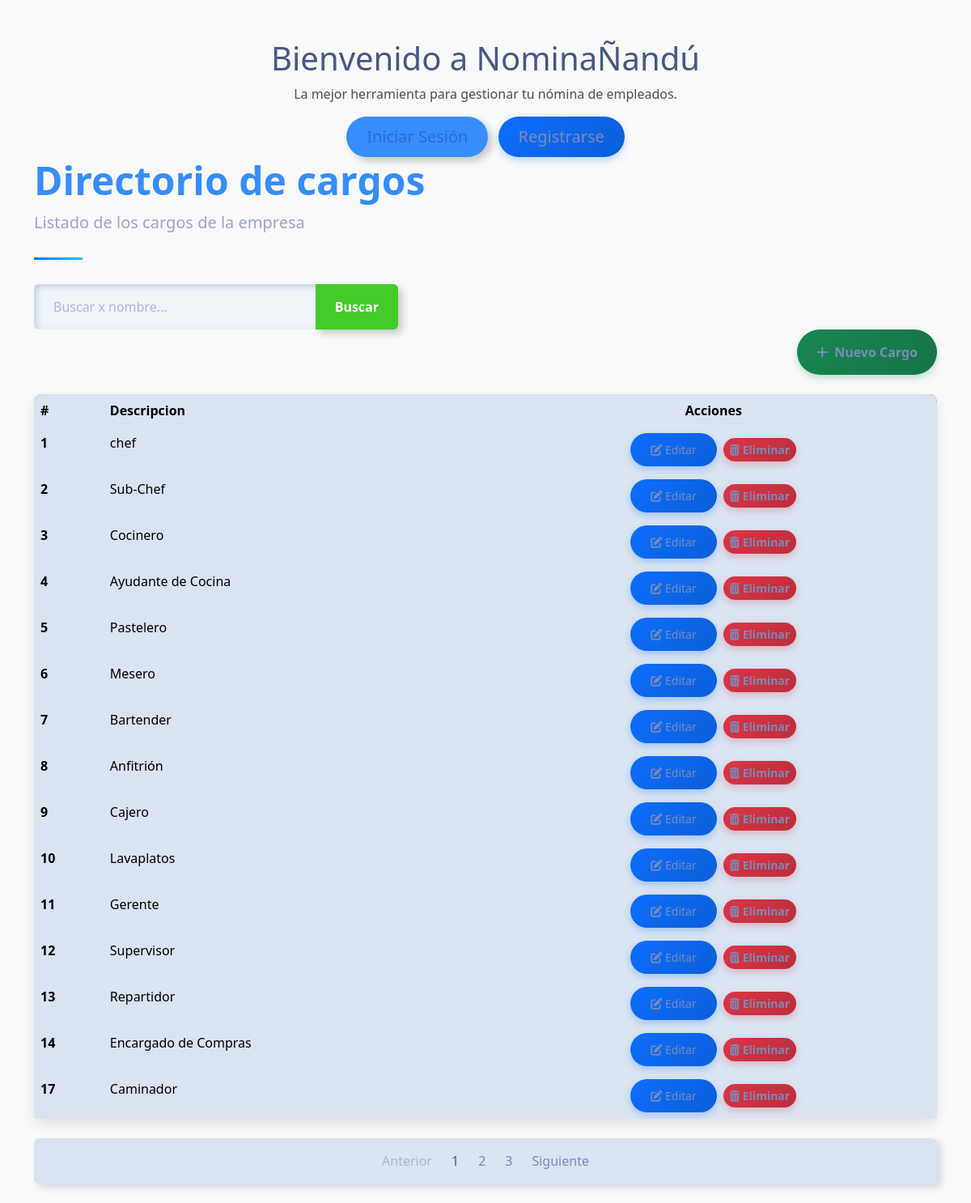
Page /clinic/cargo_list/ on the committed database.
### core/models.py (models this page shows, shortened)
class Cargo(models.Model):
    descripcion = models.CharField(max_length=100)

### core/views.py (the view)
# urls.py: path('cargo_list/', views.cargo_list, name='cargo_list'),
def cargo_list(request):
    Cargos = Cargo.objects.all()
    print(request.method)
    print(request.GET)
    query= request.GET.get('q',None)
    print(query)
    if query: Cargos = Cargo.objects.filter(descripcion__icontains=query)
    else: Cargos = Cargo.objects.all()
    context = {'cargo_list': Cargos, 'title': 'Listado de Cargos'}
    return render(request, 'cargo/list.html', context)

### template/cargo/list.html (shortened to what this page needs)
{% extends "home.html" %}
{% block content %}
    <div class="container">
        <header class="page-header">
            <h1 class="display-5 fw-bold text-primary">
                Directorio de cargos
            </h1>
            <p class="lead text-muted">Listado de los cargos de la empresa</p>
        </header>
        <form action="" style="max-width: 450px;">
            <div class="input-group">
                <input type="text" class="form-control" placeholder="Buscar x nombre..." name="q" value="{{ request.GET.q }}">
                <button class="btn btn-outline-success" data-bs-toggle="tooltip" data-bs-title="Escriba parte del apellido y click en buscar">
                    Buscar
                </button>
            </div>
        </form>
        <div class="d-flex justify-content-end mb-4">
            <a class="btn btn-success"  href={% url 'core:cargo_crear' %}>
                <i class="fas fa-plus me-2"></i>Nuevo Cargo
        </div>
        <div class="card mb-4">
            <div class="card-body p-0">
                <div class="table-responsive">
                    <table class="table table-hover mb-0">
                        <thead>
                            <tr>
                                <th scope="col">#</th>
                                <th scope="col">Descripcion</th>
                                <th scope="col" class="text-center">Acciones</th>
                            </tr>
                        </thead>
                        <tbody>
                           {% for cargo in cargo_list %}
                            <tr>
                                <th scope="row">{{cargo.id}}</th>
                                <td>{{cargo.descripcion}}</td>
                                <td class="text-center">
                                    <a href={% url 'core:cargo_update' cargo.id %} class="btn btn-sm btn-primary me-1">
                                        <i class="fas fa-edit"></i> Editar
                                    </a>
                                    <a  href={% url 'core:cargo_eliminar' cargo.id %} class="btn btn-sm btn-danger">
                                        <i class="fas fa-trash-alt"></i> Eliminar
                                    </a>
                                </td>
                            </tr>
                           {% endfor %}
                        </tbody>
                    </table>
                </div>
            </div>
        </div>
        <nav aria-label="Page navigation" class="mb-4">
            <ul class="pagination justify-content-center">
                <li class="page-item disabled">
                    <a class="page-link" href="#" tabindex="-1" aria-disabled="true">Anterior</a>
                </li>
                <li class="page-item active"><a class="page-link" href="#">1</a></li>
                <li class="page-item"><a class="page-link" href="#">2</a></li>
                <li class="page-item"><a class="page-link" href="#">3</a></li>
                <li class="page-item">
                    <a class="page-link" href="#">Siguiente</a>
                </li>
            </ul>
        </nav>
    </div>
{% endblock %}

### template/home.html (shortened to what this page needs)
<!DOCTYPE html>
<html lang="es">
<head>
  {% load static %}
  <link href={% static 'css/bootstrap.min.css' %} rel="stylesheet">
  <link href="https://cdnjs.cloudflare.com/ajax/libs/font-awesome/6.4.0/css/all.min.css" rel="stylesheet">
</head>
<body>
   {% if not user.is_authenticated %}
  <div class="container mt-5">
  <div class="row">
    <div class="col-md-12 text-center">
      <h1>Bienvenido a NominaÑandú</h1>
      <p>La mejor herramienta para gestionar tu nómina de empleados.</p>
          <div class="hero-buttons">
            <a href={% url 'core:signin' %} class="btn btn-outline-primary btn-lg me-2">Iniciar Sesión</a>
            <a href={% url 'core:signup' %} class="btn btn-primary btn-lg">Registrarse</a>
          </div>
        </div>
      </div>
      {% endif %}
    </div>
  {% block content %}
  {% endblock content %}
</body>

### template/home.html (style rules this page uses)
:root { --primary-color: #2c6ecd; --secondary-color: #19b3b3; --accent-color: #f8f9fa; --dark-color: #212529; --text-color: #495057; }
body { font-family: 'Poppins', sans-serif; color: var(--text-color); overflow-x: hidden; }
.btn-primary { background-color: var(--primary-color); border-color: var(--primary-color); padding: 10px 25px; border-radius: 50px; font-weight: 500; transition: all 0.3s ease; }
.btn-outline-primary { border-color: var(--primary-color); color: var(--primary-color); padding: 10px 25px; border-radius: 50px; font-weight: 500; transition: all 0.3s ease; }

### template/cargo/list.html (style rules this page uses)
body { background-color: #f8f9fa; font-family: 'Segoe UI', Tahoma, Geneva, Verdana, sans-serif; }
.card { border-radius: 10px; box-shadow: 0 6px 15px rgba(0,0,0,0.1); transition: transform 0.3s, box-shadow 0.3s; }
.btn-primary { background: linear-gradient(135deg, #0d6efd, #0b5ed7); border: none; box-shadow: 0 4px 8px rgba(13, 110, 253, 0.25); transition: all 0.3s; }
.btn-success { background: linear-gradient(135deg, #198754, #157347); border: none; box-shadow: 0 4px 8px rgba(25, 135, 84, 0.25); transition: all 0.3s; }
.btn-danger { background: linear-gradient(135deg, #dc3545, #bb2d3b); border: none; box-shadow: 0 4px 8px rgba(220, 53, 69, 0.25); transition: all 0.3s; }
.table { border-radius: 10px; overflow: hidden; box-shadow: 0 5px 15px rgba(0,0,0,0.08); }
.table thead { background: linear-gradient(135deg, #6c757d, #495057); color: white; }
.table tbody tr { transition: background-color 0.3s; }
.page-header { position: relative; margin-bottom: 30px; padding-bottom: 15px; }
.page-header:after { content: ''; position: absolute; bottom: 0; left: 0; width: 60px; height: 3px; background: linear-gradient(135deg, #0d6efd, #0dcaf0); }

### rows in the picture
Cargo: id "1", descripcion "chef"
Cargo: id "2", descripcion "Sub-Chef"
Cargo: id "3", descripcion "Cocinero"
Cargo: id "4", descripcion "Ayudante de Cocina"
Cargo: id "5", descripcion "Pastelero"
Cargo: id "6", descripcion "Mesero"
Cargo: id "7", descripcion "Bartender"
Cargo: id "8", descripcion "Anfitrión"
Cargo: id "9", descripcion "Cajero"
Cargo: id "10", descripcion "Lavaplatos"
Cargo: id "11", descripcion "Gerente"
Cargo: id "12", descripcion "Supervisor"
Cargo: id "13", descripcion "Repartidor"
Cargo: id "14", descripcion "Encargado de Compras"
Cargo: id "17", descripcion "Caminador"
